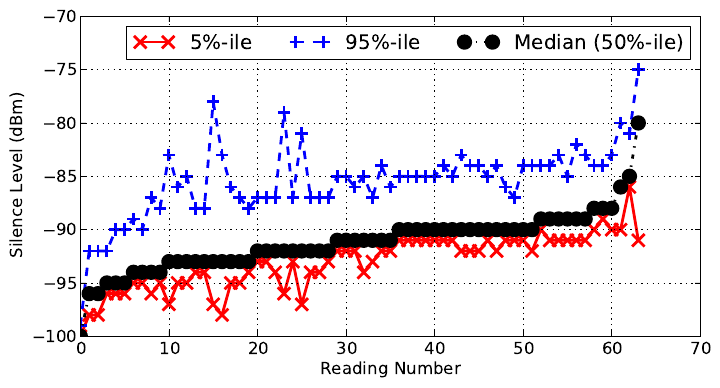

The Python source for this figure:
#!/usr/bin/python

import matplotlib.pyplot as plt
import csv, sys, re, random, os, time

datfile="roofnet-noise1.txt"
Mcsv = csv.reader(open(datfile, 'rb'), delimiter=',', quotechar='"')

# Mapping from column name to column index
I = {}

# Matrix of all the rows
M = []

rowNum = 0
for row in Mcsv:
    rowNum += 1
    if (rowNum == 1):
        for i in range(len(row)):
            I[row[i]] = i
        continue
    else:
        M.append(row)

colors = { '5%-ile':'red', '95%-ile':'blue', 'Median (50%-ile)':'black' }
markers = { '5%-ile':'x', '95%-ile':'+', 'Median (50%-ile)':'o' }
lss = { '5%-ile':'-', '95%-ile':'--', 'Median (50%-ile)':'-.' }

plt.figure(figsize=(8,4))

for col in ['5%-ile','95%-ile', 'Median (50%-ile)']:
    val_col = map(lambda r: r[I[col]], M)
    plt.plot(val_col, label=col, ls=lss[col], color=colors[col], marker=markers[col], markersize=9, mew=2, linewidth=2)

plt.axis(ymax=-70)
plt.xlabel('Reading Number')
plt.ylabel('Silence Level (dBm)')
plt.grid(b='on')
plt.legend(loc=0,ncol=3)
#plt.legend(loc=0)
plt.savefig("roofnet-noise1.pdf", bbox_inches='tight')
#plt.show()
